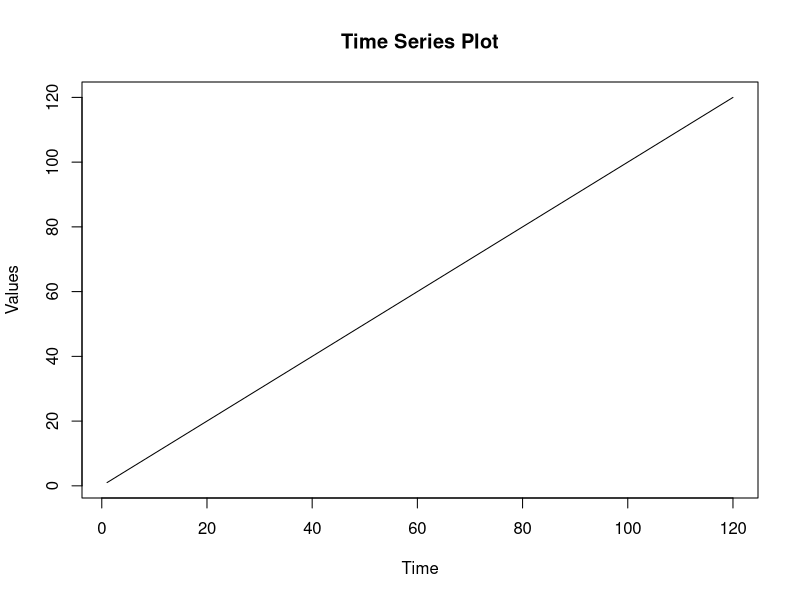
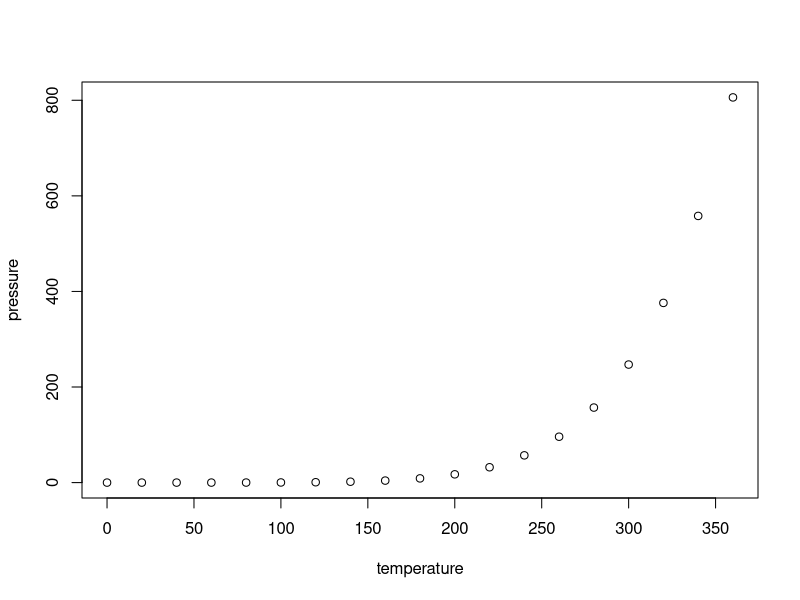
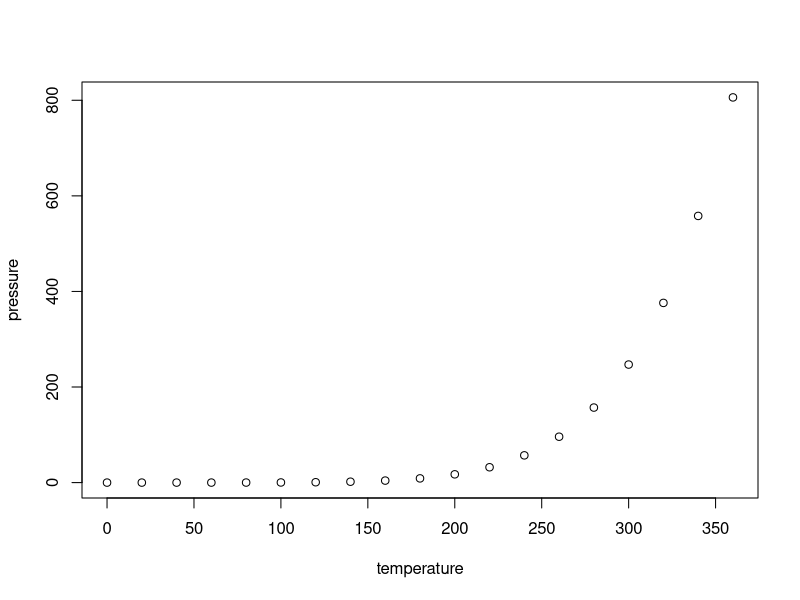

These charts were generated, in order, by the following R code:
## ---- chunk 1
knitr::opts_chunk$set(echo = TRUE)
#if you do not have the package, type install.packages("name_of_the_package")
library(knitr)
library(tseries)
library(zoo)
## ---- chunk 2
# this is where your R code goes
data <- read.csv("lab4data.csv")
ts_data <- ts(data[,1]) 

plot(ts_data, 
     main = "Time Series Plot",
     ylab = "Values",
     xlab = "Time")

adf_test <- adf.test(ts_data)
print(adf_test)
## ---- chunk 3
# this is where your R code goes
## ---- chunk 4
# this is where your R code goes
## ---- chunk 5
# this is where your R code goes
## ---- chunk 6
summary(cars)
## ---- chunk 7
kable(summary(cars))
## ---- chunk 8
plot(pressure)
## ---- chunk 9
plot(pressure)
